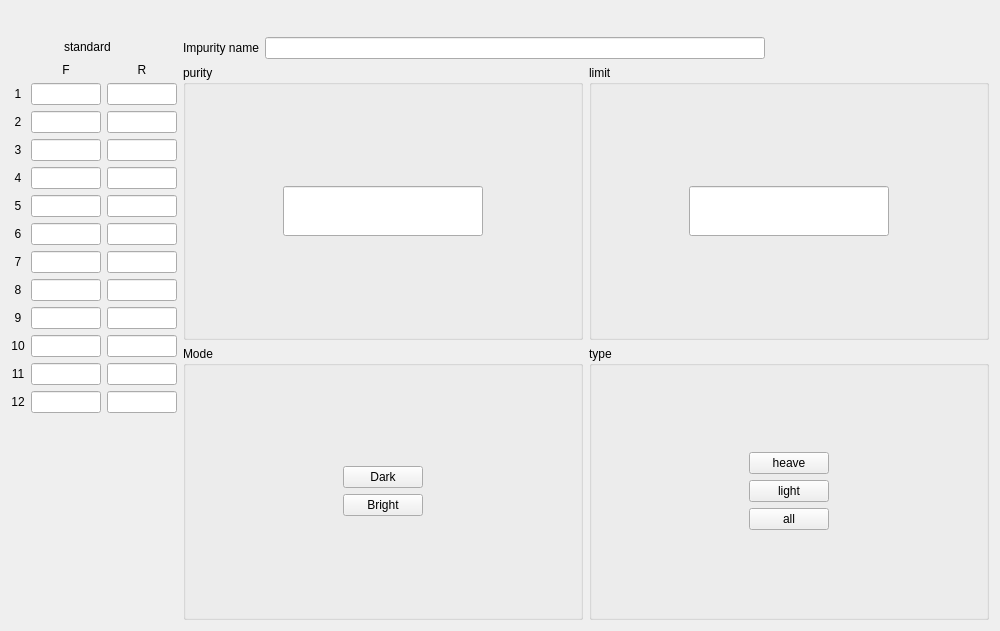
<?xml version="1.0" encoding="UTF-8"?>
<ui version="4.0">
 <class>MildewSensesSetWidget</class>
 <widget class="QWidget" name="MildewSensesSetWidget">
  <property name="geometry">
   <rect>
    <x>0</x>
    <y>0</y>
    <width>1000</width>
    <height>631</height>
   </rect>
  </property>
  <property name="windowTitle">
   <string>Form</string>
  </property>
  <layout class="QGridLayout" name="gridLayout_3">
   <item row="0" column="0">
    <layout class="QHBoxLayout" name="horizontalLayout">
     <item>
      <spacer name="horizontalSpacer_23">
       <property name="orientation">
        <enum>Qt::Horizontal</enum>
       </property>
       <property name="sizeHint" stdset="0">
        <size>
         <width>40</width>
         <height>20</height>
        </size>
       </property>
      </spacer>
     </item>
     <item>
      <widget class="QLabel" name="label_group">
       <property name="sizePolicy">
        <sizepolicy hsizetype="Preferred" vsizetype="Fixed">
         <horstretch>0</horstretch>
         <verstretch>0</verstretch>
        </sizepolicy>
       </property>
       <property name="text">
        <string/>
       </property>
       <property name="alignment">
        <set>Qt::AlignCenter</set>
       </property>
      </widget>
     </item>
     <item>
      <spacer name="horizontalSpacer_24">
       <property name="orientation">
        <enum>Qt::Horizontal</enum>
       </property>
       <property name="sizeHint" stdset="0">
        <size>
         <width>40</width>
         <height>20</height>
        </size>
       </property>
      </spacer>
     </item>
    </layout>
   </item>
   <item row="1" column="1">
    <layout class="QVBoxLayout" name="verticalLayout">
     <item>
      <layout class="QHBoxLayout" name="horizontalLayout_20">
       <item>
        <widget class="QLabel" name="senseNameLabel">
         <property name="sizePolicy">
          <sizepolicy hsizetype="Preferred" vsizetype="Fixed">
           <horstretch>0</horstretch>
           <verstretch>0</verstretch>
          </sizepolicy>
         </property>
         <property name="text">
          <string notr="true">Impurity name</string>
         </property>
        </widget>
       </item>
       <item>
        <widget class="myLineEdit" name="sNamelineEdit_4">
         <property name="minimumSize">
          <size>
           <width>500</width>
           <height>0</height>
          </size>
         </property>
         <property name="alignment">
          <set>Qt::AlignCenter</set>
         </property>
        </widget>
       </item>
       <item>
        <spacer name="horizontalSpacer_21">
         <property name="orientation">
          <enum>Qt::Horizontal</enum>
         </property>
         <property name="sizeHint" stdset="0">
          <size>
           <width>40</width>
           <height>20</height>
          </size>
         </property>
        </spacer>
       </item>
      </layout>
     </item>
     <item>
      <layout class="QHBoxLayout" name="horizontalLayout_2">
       <item>
        <widget class="QGroupBox" name="groupBox_8">
         <property name="minimumSize">
          <size>
           <width>400</width>
           <height>0</height>
          </size>
         </property>
         <property name="title">
          <string>purity</string>
         </property>
         <layout class="QGridLayout" name="gridLayout_2">
          <item row="0" column="0">
           <widget class="myLineEdit" name="purityEdit">
            <property name="minimumSize">
             <size>
              <width>200</width>
              <height>50</height>
             </size>
            </property>
            <property name="maximumSize">
             <size>
              <width>200</width>
              <height>50</height>
             </size>
            </property>
            <property name="text">
             <string notr="true"/>
            </property>
            <property name="alignment">
             <set>Qt::AlignCenter</set>
            </property>
           </widget>
          </item>
         </layout>
        </widget>
       </item>
       <item>
        <widget class="QGroupBox" name="groupBox_10">
         <property name="minimumSize">
          <size>
           <width>400</width>
           <height>0</height>
          </size>
         </property>
         <property name="title">
          <string notr="true">limit</string>
         </property>
         <layout class="QGridLayout" name="gridLayout">
          <item row="0" column="0">
           <widget class="myLineEdit" name="limitEdit">
            <property name="minimumSize">
             <size>
              <width>200</width>
              <height>50</height>
             </size>
            </property>
            <property name="maximumSize">
             <size>
              <width>200</width>
              <height>50</height>
             </size>
            </property>
            <property name="text">
             <string notr="true"/>
            </property>
            <property name="alignment">
             <set>Qt::AlignCenter</set>
            </property>
           </widget>
          </item>
         </layout>
        </widget>
       </item>
      </layout>
     </item>
     <item>
      <layout class="QHBoxLayout" name="horizontalLayout_3">
       <item>
        <widget class="QGroupBox" name="groupBox_9">
         <property name="minimumSize">
          <size>
           <width>350</width>
           <height>0</height>
          </size>
         </property>
         <property name="title">
          <string notr="true">Mode</string>
         </property>
         <layout class="QGridLayout" name="gridLayout_4">
          <item row="0" column="0">
           <spacer name="horizontalSpacer_3">
            <property name="orientation">
             <enum>Qt::Horizontal</enum>
            </property>
            <property name="sizeHint" stdset="0">
             <size>
              <width>131</width>
              <height>20</height>
             </size>
            </property>
           </spacer>
          </item>
          <item row="0" column="1">
           <layout class="QVBoxLayout" name="verticalLayout_3">
            <item>
             <widget class="QPushButton" name="darkModeBtn">
              <property name="text">
               <string notr="true">Dark</string>
              </property>
              <property name="iconSize">
               <size>
                <width>16</width>
                <height>16</height>
               </size>
              </property>
             </widget>
            </item>
            <item>
             <widget class="QPushButton" name="brightModeBtn">
              <property name="text">
               <string notr="true">Bright</string>
              </property>
             </widget>
            </item>
           </layout>
          </item>
          <item row="0" column="2">
           <spacer name="horizontalSpacer_4">
            <property name="orientation">
             <enum>Qt::Horizontal</enum>
            </property>
            <property name="sizeHint" stdset="0">
             <size>
              <width>130</width>
              <height>20</height>
             </size>
            </property>
           </spacer>
          </item>
         </layout>
        </widget>
       </item>
       <item>
        <widget class="QGroupBox" name="groupBox_11">
         <property name="title">
          <string notr="true">type</string>
         </property>
         <layout class="QGridLayout" name="gridLayout_5">
          <item row="0" column="0">
           <spacer name="horizontalSpacer">
            <property name="orientation">
             <enum>Qt::Horizontal</enum>
            </property>
            <property name="sizeHint" stdset="0">
             <size>
              <width>131</width>
              <height>20</height>
             </size>
            </property>
           </spacer>
          </item>
          <item row="0" column="1">
           <layout class="QVBoxLayout" name="verticalLayout_2">
            <item>
             <widget class="QPushButton" name="heaveBtn">
              <property name="text">
               <string notr="true">heave</string>
              </property>
              <property name="iconSize">
               <size>
                <width>16</width>
                <height>16</height>
               </size>
              </property>
             </widget>
            </item>
            <item>
             <widget class="QPushButton" name="lightBtn">
              <property name="text">
               <string notr="true">light</string>
              </property>
             </widget>
            </item>
            <item>
             <widget class="QPushButton" name="allBtn">
              <property name="text">
               <string notr="true">all</string>
              </property>
              <property name="iconSize">
               <size>
                <width>16</width>
                <height>16</height>
               </size>
              </property>
             </widget>
            </item>
           </layout>
          </item>
          <item row="0" column="2">
           <spacer name="horizontalSpacer_2">
            <property name="orientation">
             <enum>Qt::Horizontal</enum>
            </property>
            <property name="sizeHint" stdset="0">
             <size>
              <width>130</width>
              <height>20</height>
             </size>
            </property>
           </spacer>
          </item>
         </layout>
        </widget>
       </item>
      </layout>
     </item>
    </layout>
   </item>
   <item row="1" column="0">
    <layout class="QVBoxLayout" name="verticalLayout_8">
     <item>
      <layout class="QHBoxLayout" name="horizontalLayout_21">
       <item>
        <spacer name="horizontalSpacer_19">
         <property name="orientation">
          <enum>Qt::Horizontal</enum>
         </property>
         <property name="sizeHint" stdset="0">
          <size>
           <width>40</width>
           <height>20</height>
          </size>
         </property>
        </spacer>
       </item>
       <item>
        <widget class="QLabel" name="standard_titlelbl_3">
         <property name="text">
          <string notr="true">standard</string>
         </property>
        </widget>
       </item>
       <item>
        <widget class="QLabel" name="standardlbl_3">
         <property name="text">
          <string/>
         </property>
        </widget>
       </item>
       <item>
        <spacer name="horizontalSpacer_20">
         <property name="orientation">
          <enum>Qt::Horizontal</enum>
         </property>
         <property name="sizeHint" stdset="0">
          <size>
           <width>40</width>
           <height>20</height>
          </size>
         </property>
        </spacer>
       </item>
      </layout>
     </item>
     <item>
      <layout class="QGridLayout" name="gridLayout_12">
       <item row="11" column="2">
        <widget class="myLineEdit" name="mildewEdit1_11">
         <property name="alignment">
          <set>Qt::AlignCenter</set>
         </property>
        </widget>
       </item>
       <item row="11" column="1">
        <widget class="myLineEdit" name="mildewEdit11">
         <property name="alignment">
          <set>Qt::AlignCenter</set>
         </property>
        </widget>
       </item>
       <item row="5" column="1">
        <widget class="myLineEdit" name="mildewEdit5">
         <property name="alignment">
          <set>Qt::AlignCenter</set>
         </property>
        </widget>
       </item>
       <item row="11" column="0">
        <widget class="QLabel" name="mildewlbl11">
         <property name="text">
          <string notr="true">11</string>
         </property>
         <property name="alignment">
          <set>Qt::AlignCenter</set>
         </property>
        </widget>
       </item>
       <item row="5" column="2">
        <widget class="myLineEdit" name="mildewEdit1_5">
         <property name="alignment">
          <set>Qt::AlignCenter</set>
         </property>
        </widget>
       </item>
       <item row="6" column="0">
        <widget class="QLabel" name="mildewlbl6">
         <property name="text">
          <string notr="true">6</string>
         </property>
         <property name="alignment">
          <set>Qt::AlignCenter</set>
         </property>
        </widget>
       </item>
       <item row="6" column="1">
        <widget class="myLineEdit" name="mildewEdit6">
         <property name="alignment">
          <set>Qt::AlignCenter</set>
         </property>
        </widget>
       </item>
       <item row="6" column="2">
        <widget class="myLineEdit" name="mildewEdit1_6">
         <property name="alignment">
          <set>Qt::AlignCenter</set>
         </property>
        </widget>
       </item>
       <item row="7" column="0">
        <widget class="QLabel" name="mildewlbl7">
         <property name="text">
          <string notr="true">7</string>
         </property>
         <property name="alignment">
          <set>Qt::AlignCenter</set>
         </property>
        </widget>
       </item>
       <item row="7" column="1">
        <widget class="myLineEdit" name="mildewEdit7">
         <property name="alignment">
          <set>Qt::AlignCenter</set>
         </property>
        </widget>
       </item>
       <item row="7" column="2">
        <widget class="myLineEdit" name="mildewEdit1_7">
         <property name="alignment">
          <set>Qt::AlignCenter</set>
         </property>
        </widget>
       </item>
       <item row="8" column="0">
        <widget class="QLabel" name="mildewlbl8">
         <property name="text">
          <string notr="true">8</string>
         </property>
         <property name="alignment">
          <set>Qt::AlignCenter</set>
         </property>
        </widget>
       </item>
       <item row="8" column="1">
        <widget class="myLineEdit" name="mildewEdit8">
         <property name="alignment">
          <set>Qt::AlignCenter</set>
         </property>
        </widget>
       </item>
       <item row="8" column="2">
        <widget class="myLineEdit" name="mildewEdit1_8">
         <property name="alignment">
          <set>Qt::AlignCenter</set>
         </property>
        </widget>
       </item>
       <item row="9" column="0">
        <widget class="QLabel" name="mildewlbl9">
         <property name="text">
          <string notr="true">9</string>
         </property>
         <property name="alignment">
          <set>Qt::AlignCenter</set>
         </property>
        </widget>
       </item>
       <item row="9" column="1">
        <widget class="myLineEdit" name="mildewEdit9">
         <property name="alignment">
          <set>Qt::AlignCenter</set>
         </property>
        </widget>
       </item>
       <item row="9" column="2">
        <widget class="myLineEdit" name="mildewEdit1_9">
         <property name="alignment">
          <set>Qt::AlignCenter</set>
         </property>
        </widget>
       </item>
       <item row="10" column="0">
        <widget class="QLabel" name="mildewlbl10">
         <property name="text">
          <string notr="true">10</string>
         </property>
         <property name="alignment">
          <set>Qt::AlignCenter</set>
         </property>
        </widget>
       </item>
       <item row="10" column="1">
        <widget class="myLineEdit" name="mildewEdit10">
         <property name="alignment">
          <set>Qt::AlignCenter</set>
         </property>
        </widget>
       </item>
       <item row="10" column="2">
        <widget class="myLineEdit" name="mildewEdit1_10">
         <property name="alignment">
          <set>Qt::AlignCenter</set>
         </property>
        </widget>
       </item>
       <item row="13" column="1">
        <spacer name="verticalSpacer_3">
         <property name="orientation">
          <enum>Qt::Vertical</enum>
         </property>
         <property name="sizeHint" stdset="0">
          <size>
           <width>20</width>
           <height>40</height>
          </size>
         </property>
        </spacer>
       </item>
       <item row="0" column="2">
        <widget class="QLabel" name="label_rear_3">
         <property name="sizePolicy">
          <sizepolicy hsizetype="Preferred" vsizetype="Fixed">
           <horstretch>0</horstretch>
           <verstretch>0</verstretch>
          </sizepolicy>
         </property>
         <property name="text">
          <string notr="true">R</string>
         </property>
         <property name="alignment">
          <set>Qt::AlignCenter</set>
         </property>
        </widget>
       </item>
       <item row="0" column="1">
        <widget class="QLabel" name="label_front_3">
         <property name="sizePolicy">
          <sizepolicy hsizetype="Preferred" vsizetype="Fixed">
           <horstretch>0</horstretch>
           <verstretch>0</verstretch>
          </sizepolicy>
         </property>
         <property name="text">
          <string notr="true">F</string>
         </property>
         <property name="alignment">
          <set>Qt::AlignCenter</set>
         </property>
        </widget>
       </item>
       <item row="1" column="0">
        <widget class="QLabel" name="mildewlbl1">
         <property name="text">
          <string notr="true">1</string>
         </property>
         <property name="alignment">
          <set>Qt::AlignCenter</set>
         </property>
        </widget>
       </item>
       <item row="2" column="0">
        <widget class="QLabel" name="mildewlbl2">
         <property name="text">
          <string notr="true">2</string>
         </property>
         <property name="alignment">
          <set>Qt::AlignCenter</set>
         </property>
        </widget>
       </item>
       <item row="1" column="2">
        <widget class="myLineEdit" name="mildewEdit1_1">
         <property name="alignment">
          <set>Qt::AlignCenter</set>
         </property>
        </widget>
       </item>
       <item row="1" column="1">
        <widget class="myLineEdit" name="mildewEdit1">
         <property name="alignment">
          <set>Qt::AlignCenter</set>
         </property>
        </widget>
       </item>
       <item row="2" column="1">
        <widget class="myLineEdit" name="mildewEdit2">
         <property name="alignment">
          <set>Qt::AlignCenter</set>
         </property>
        </widget>
       </item>
       <item row="2" column="2">
        <widget class="myLineEdit" name="mildewEdit1_2">
         <property name="alignment">
          <set>Qt::AlignCenter</set>
         </property>
        </widget>
       </item>
       <item row="3" column="0">
        <widget class="QLabel" name="mildewlbl3">
         <property name="text">
          <string notr="true">3</string>
         </property>
         <property name="alignment">
          <set>Qt::AlignCenter</set>
         </property>
        </widget>
       </item>
       <item row="3" column="1">
        <widget class="myLineEdit" name="mildewEdit3">
         <property name="alignment">
          <set>Qt::AlignCenter</set>
         </property>
        </widget>
       </item>
       <item row="3" column="2">
        <widget class="myLineEdit" name="mildewEdit1_3">
         <property name="alignment">
          <set>Qt::AlignCenter</set>
         </property>
        </widget>
       </item>
       <item row="4" column="0">
        <widget class="QLabel" name="mildewlbl4">
         <property name="text">
          <string notr="true">4</string>
         </property>
         <property name="alignment">
          <set>Qt::AlignCenter</set>
         </property>
        </widget>
       </item>
       <item row="4" column="1">
        <widget class="myLineEdit" name="mildewEdit4">
         <property name="alignment">
          <set>Qt::AlignCenter</set>
         </property>
        </widget>
       </item>
       <item row="4" column="2">
        <widget class="myLineEdit" name="mildewEdit1_4">
         <property name="alignment">
          <set>Qt::AlignCenter</set>
         </property>
        </widget>
       </item>
       <item row="5" column="0">
        <widget class="QLabel" name="mildewlbl5">
         <property name="text">
          <string notr="true">5</string>
         </property>
         <property name="alignment">
          <set>Qt::AlignCenter</set>
         </property>
        </widget>
       </item>
       <item row="12" column="2">
        <widget class="myLineEdit" name="mildewEdit1_12">
         <property name="alignment">
          <set>Qt::AlignCenter</set>
         </property>
        </widget>
       </item>
       <item row="12" column="1">
        <widget class="myLineEdit" name="mildewEdit12">
         <property name="alignment">
          <set>Qt::AlignCenter</set>
         </property>
        </widget>
       </item>
       <item row="12" column="0">
        <widget class="QLabel" name="mildewlbl12">
         <property name="text">
          <string notr="true">12</string>
         </property>
         <property name="alignment">
          <set>Qt::AlignCenter</set>
         </property>
        </widget>
       </item>
      </layout>
     </item>
    </layout>
   </item>
  </layout>
  <zorder></zorder>
  <zorder></zorder>
 </widget>
 <customwidgets>
  <customwidget>
   <class>myLineEdit</class>
   <extends>QLineEdit</extends>
   <header location="global">mysortwidget/mylineedit.h</header>
  </customwidget>
 </customwidgets>
 <resources/>
 <connections/>
</ui>
